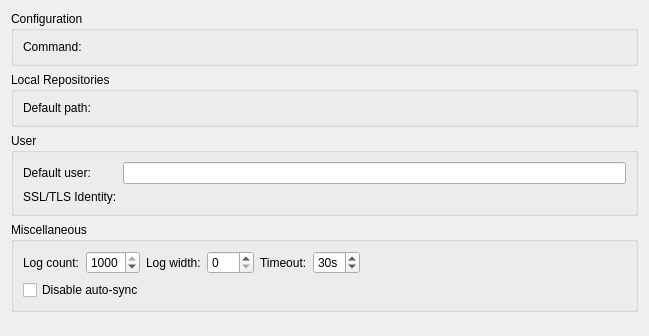
<?xml version="1.0" encoding="UTF-8"?>
<ui version="4.0">
 <class>Fossil::Internal::OptionsPage</class>
 <widget class="QWidget" name="Fossil::Internal::OptionsPage">
  <property name="geometry">
   <rect>
    <x>0</x>
    <y>0</y>
    <width>649</width>
    <height>336</height>
   </rect>
  </property>
  <property name="windowTitle">
   <string>Form</string>
  </property>
  <layout class="QVBoxLayout" name="verticalLayout">
   <item>
    <widget class="QGroupBox" name="configGroupBox">
     <property name="title">
      <string>Configuration</string>
     </property>
     <layout class="QFormLayout" name="formLayout_3">
      <property name="fieldGrowthPolicy">
       <enum>QFormLayout::ExpandingFieldsGrow</enum>
      </property>
      <item row="0" column="0">
       <widget class="QLabel" name="commandLabel">
        <property name="text">
         <string>Command:</string>
        </property>
       </widget>
      </item>
      <item row="0" column="1">
       <widget class="Utils::PathChooser" name="commandChooser" native="true"/>
      </item>
     </layout>
    </widget>
   </item>
   <item>
    <widget class="QGroupBox" name="repoGroupBox">
     <property name="title">
      <string>Local Repositories</string>
     </property>
     <layout class="QFormLayout" name="formLayout_4">
      <item row="0" column="0">
       <widget class="QLabel" name="defaultRepoPathLabel">
        <property name="toolTip">
         <string>Directory to store local repositories by default.</string>
        </property>
        <property name="text">
         <string>Default path:</string>
        </property>
       </widget>
      </item>
      <item row="0" column="1">
       <widget class="Utils::PathChooser" name="defaultRepoPathChooser" native="true">
        <property name="toolTip">
         <string>Directory to store local repositories by default.</string>
        </property>
       </widget>
      </item>
     </layout>
    </widget>
   </item>
   <item>
    <widget class="QGroupBox" name="userGroupBox">
     <property name="title">
      <string>User</string>
     </property>
     <layout class="QFormLayout" name="formLayout">
      <property name="fieldGrowthPolicy">
       <enum>QFormLayout::ExpandingFieldsGrow</enum>
      </property>
      <item row="0" column="0">
       <widget class="QLabel" name="defaultUsernameLabel">
        <property name="toolTip">
         <string>Exisitng user to become an author of changes made to the repository.</string>
        </property>
        <property name="text">
         <string>Default user:</string>
        </property>
       </widget>
      </item>
      <item row="0" column="1">
       <widget class="QLineEdit" name="defaultUsernameLineEdit">
        <property name="toolTip">
         <string>Exisitng user to become an author of changes made to the repository.</string>
        </property>
       </widget>
      </item>
      <item row="1" column="0">
       <widget class="QLabel" name="sslIdentityFileLabel">
        <property name="toolTip">
         <string>SSL/TLS client identity key to use if requested by the server.</string>
        </property>
        <property name="text">
         <string>SSL/TLS Identity:</string>
        </property>
       </widget>
      </item>
      <item row="1" column="1">
       <widget class="Utils::PathChooser" name="sslIdentityFilePathChooser" native="true">
        <property name="toolTip">
         <string>SSL/TLS client identity key to use if requested by the server.</string>
        </property>
       </widget>
      </item>
     </layout>
    </widget>
   </item>
   <item>
    <widget class="QGroupBox" name="miscGroupBox">
     <property name="title">
      <string>Miscellaneous</string>
     </property>
     <layout class="QGridLayout" name="gridLayout">
      <item row="0" column="6">
       <spacer name="horizontalSpacer">
        <property name="orientation">
         <enum>Qt::Horizontal</enum>
        </property>
        <property name="sizeHint" stdset="0">
         <size>
          <width>213</width>
          <height>20</height>
         </size>
        </property>
       </spacer>
      </item>
      <item row="0" column="0">
       <widget class="QLabel" name="showLogEntriesLabel">
        <property name="text">
         <string>Log count:</string>
        </property>
       </widget>
      </item>
      <item row="0" column="4">
       <widget class="QLabel" name="timeoutSecondsLabel">
        <property name="text">
         <string>Timeout:</string>
        </property>
       </widget>
      </item>
      <item row="0" column="1">
       <widget class="QSpinBox" name="logEntriesCount">
        <property name="toolTip">
         <string>The number of recent commit logs to show. Choose 0 to see all entries.</string>
        </property>
        <property name="maximum">
         <number>1000</number>
        </property>
        <property name="value">
         <number>1000</number>
        </property>
       </widget>
      </item>
      <item row="0" column="2">
       <widget class="QLabel" name="logEntriesWidthLabel">
        <property name="text">
         <string>Log width:</string>
        </property>
       </widget>
      </item>
      <item row="0" column="3">
       <widget class="QSpinBox" name="logEntriesWidth">
        <property name="toolTip">
         <string>The width of log lines (&gt;20). Choose 0 to see a single line per entry.</string>
        </property>
        <property name="maximum">
         <number>300</number>
        </property>
        <property name="value">
         <number>0</number>
        </property>
       </widget>
      </item>
      <item row="2" column="0" colspan="5">
       <widget class="QCheckBox" name="disableAutosyncCheckBox">
        <property name="toolTip">
         <string>Disable automatic pull/push of local changes to the remote repository.</string>
        </property>
        <property name="text">
         <string>Disable auto-sync</string>
        </property>
        <property name="checked">
         <bool>false</bool>
        </property>
       </widget>
      </item>
      <item row="0" column="5">
       <widget class="QSpinBox" name="timeout">
        <property name="suffix">
         <string>s</string>
        </property>
        <property name="value">
         <number>30</number>
        </property>
       </widget>
      </item>
     </layout>
    </widget>
   </item>
   <item>
    <spacer name="verticalSpacer">
     <property name="orientation">
      <enum>Qt::Vertical</enum>
     </property>
     <property name="sizeHint" stdset="0">
      <size>
       <width>20</width>
       <height>40</height>
      </size>
     </property>
    </spacer>
   </item>
  </layout>
 </widget>
 <customwidgets>
  <customwidget>
   <class>Utils::PathChooser</class>
   <extends>QWidget</extends>
   <header location="global">utils/pathchooser.h</header>
   <container>1</container>
   <slots>
    <signal>editingFinished()</signal>
    <signal>browsingFinished()</signal>
   </slots>
  </customwidget>
 </customwidgets>
 <resources/>
 <connections/>
</ui>
